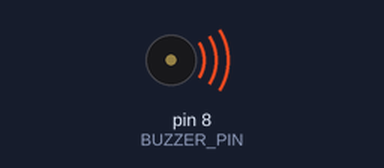
The sketch below on a simulated Arduino Uno, built with avr-gcc and run on an emulated ATmega328P. On the bench: buzzer (waves = sounding).

Above: at 0.2 s.
At 4.5 s:
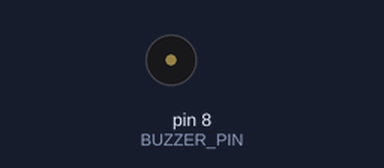
Timing chart, 0 to 6.5 s (numbered marks = the images above):
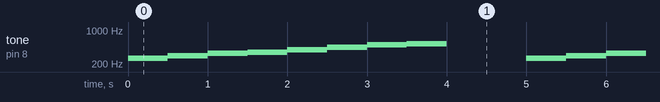

The sketch:

05_c_major_scale.ino
```cpp
const int BUZZER_PIN = 8;

void setup() {
}

void loop() {

  // C Major Scale
  tone(BUZZER_PIN, 262);  // C
  delay(500);

  tone(BUZZER_PIN, 294);  // D
  delay(500);

  tone(BUZZER_PIN, 330);  // E
  delay(500);

  tone(BUZZER_PIN, 349);  // F
  delay(500);

  tone(BUZZER_PIN, 392);  // G
  delay(500);

  tone(BUZZER_PIN, 440);  // A
  delay(500);

  tone(BUZZER_PIN, 494);  // B
  delay(500);

  tone(BUZZER_PIN, 523);  // C
  delay(500);

  noTone(BUZZER_PIN);
  delay(1000);
}
```

Measured:
- by itself, tone on pin 8 (BUZZER_PIN): repeats every 5.0 s: 294 Hz 0.50 s, 330 Hz 0.50 s, 349 Hz 0.50 s, 392 Hz 0.50 s, 440 Hz 0.50 s, 494 Hz 0.50 s, 523 Hz 0.50 s, silent 1.0 s, 262 Hz 0.50 s
